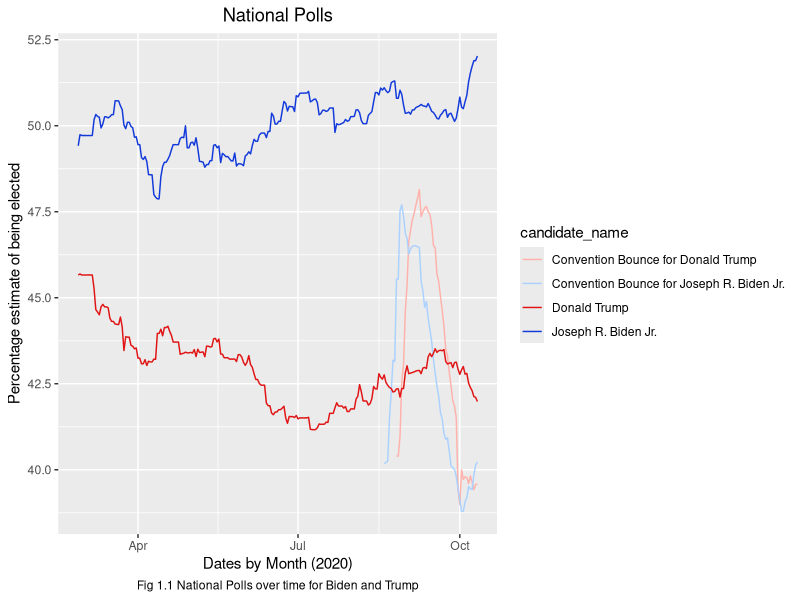
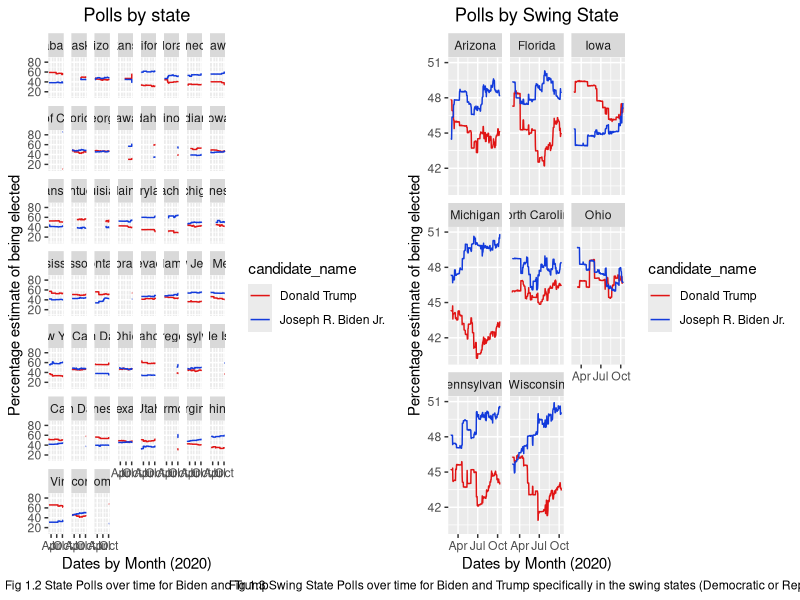
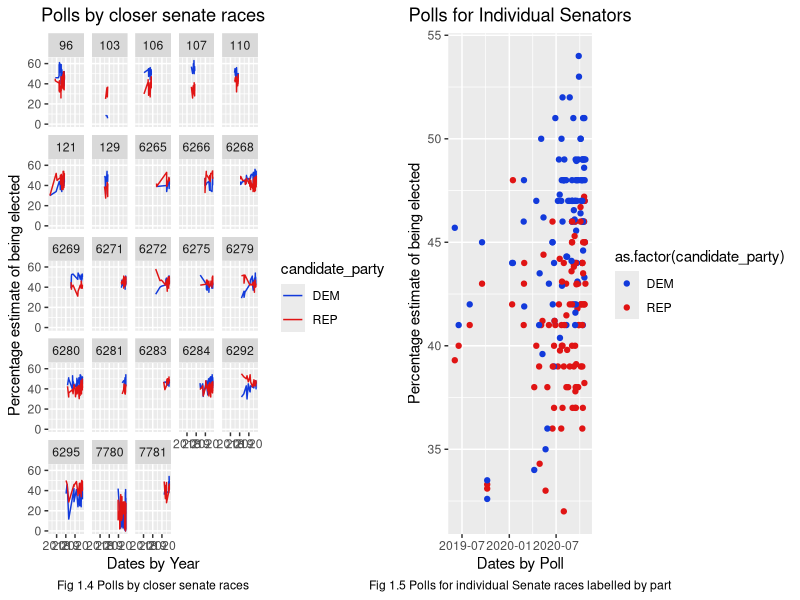

These figures' R source, in order:
## ---- chunk 1
library(tidyverse)
library(foreign)
library(gridExtra)
## ---- chunk 2
presidential_poll_averages_2020 <- read.csv("data/presidential_poll_averages_2020.csv") # note Maine and Nebraska are counted several times due to split electoral votes in this dataset
senate_polls <- read.csv("data/senate_polls.csv")
## ---- chunk 3
p0 <- presidential_poll_averages_2020 %>%
  filter(state == "National") %>% ggplot(aes(x = as.Date(modeldate, format = "%m/%d/%y"), y = pct_estimate, color = candidate_name)) + geom_line() + labs(title = "National Polls", caption = "Fig 1.1 National Polls over time for Biden and Trump") + scale_colour_manual(values = c("Joseph R. Biden Jr." = "#123adb", "Donald Trump" = "#E01414", "Convention Bounce for Donald Trump" = "#ffb2ab","Convention Bounce for Joseph R. Biden Jr." =  "#abd1ff")) + xlab("Dates by Month (2020)") + ylab("Percentage estimate of being elected") + theme(plot.title = element_text(hjust = 0.5), , plot.caption = element_text(hjust = 0.5))

p1 <- presidential_poll_averages_2020 %>%
  filter(state != "National") %>% 
  filter(state != "ME-1") %>%
  filter(state != "ME-2") %>%
  filter(state != "NE-1") %>%
  filter(state != "NE-2") %>%
  filter(candidate_name == "Donald Trump" | candidate_name == "Joseph R. Biden Jr.") %>%
  ggplot(aes(x = as.Date(modeldate, format = "%m/%d/%y"), y = pct_estimate, color = candidate_name)) + geom_line() + facet_wrap(~state) + labs(title = "Polls by state", caption = "Fig 1.2 State Polls over time for Biden and Trump") + scale_colour_manual(values = c("Joseph R. Biden Jr." = "#123adb", "Donald Trump" = "#E01414")) + xlab("Dates by Month (2020)") + ylab("Percentage estimate of being elected") + theme(plot.title = element_text(hjust = 0.5), , plot.caption = element_text(hjust = 0.5))

p2 <- presidential_poll_averages_2020 %>%
  filter(state == "Florida" | state == "Pennsylvania" | state == "Ohio" | state == "Michigan" | state == "North Carolina" | state == "Arizona" | state == "Wisconsin" |  state == "Iowa") %>%
  filter(candidate_name == "Donald Trump" | candidate_name == "Joseph R. Biden Jr.") %>%
  ggplot(aes(x = as.Date(modeldate, format = "%m/%d/%y"), y = pct_estimate, color = candidate_name)) + geom_line() + facet_wrap(~state) + labs(title = "Polls by Swing State", caption = "Fig 1.3 Swing State Polls over time for Biden and Trump specifically in the swing states (Democratic or Republican") + scale_colour_manual(values = c("Joseph R. Biden Jr." = "#123adb", "Donald Trump" = "#E01414")) + xlab("Dates by Month (2020)") + ylab("Percentage estimate of being elected") + theme(plot.title = element_text(hjust = 0.5), , plot.caption = element_text(hjust = 0.5))
## ---- chunk 4
s1 <- senate_polls %>%
  filter(candidate_party == "DEM" | candidate_party == "REP") %>%
  filter(state == "Minnesota" | state == "Michigan" | state == "Arizona" | state == "Colorado" | state == "North Carolina" | state == "Maine" | state == "Iowa" | state == "Montana" | state == "Georgia" | state == "Kansas" | state == "South Carolina" | state == "Alabama" |state == "Alaska" |state == "Texas") %>%
  ggplot(aes(x = as.Date(end_date, format = "%m/%d/%y"), y = pct, color = candidate_party)) + geom_line() + facet_wrap(~race_id) + labs(title = "Polls by closer senate races", caption="Fig 1.4 Polls by closer senate races") + scale_colour_manual(values = c("DEM" = "#123adb", "REP" = "#E01414")) + xlab("Dates by Year") + ylab("Percentage estimate of being elected") + theme(plot.title = element_text(hjust = 0.5), , plot.caption = element_text(hjust = 0.5))
## ---- chunk 5
NC_senate <- senate_polls %>%
  filter(state == "North Carolina") %>%
  filter(candidate_party == "DEM" | candidate_party == "REP")

n0 <- NC_senate %>%
  ggplot(aes(x = as.Date(end_date, format = "%m/%d/%y"), y = pct, color = as.factor(candidate_party))) + geom_point() + scale_colour_manual(values = c("DEM" = "#123adb", "REP" = "#E01414")) + xlab("Dates by Poll") + ylab("Percentage estimate of being elected") + theme(plot.title = element_text(hjust = 0.5), , plot.caption = element_text(hjust = 0.5)) + labs(title = "Polls for Individual Senators", caption="Fig 1.5 Polls for individual Senate races labelled by part")
## ---- chunk 6
p0
## ---- chunk 7
gridExtra::grid.arrange(p1,p2, ncol=2)
## ---- chunk 8
gridExtra::grid.arrange(s1,n0, ncol=2)
